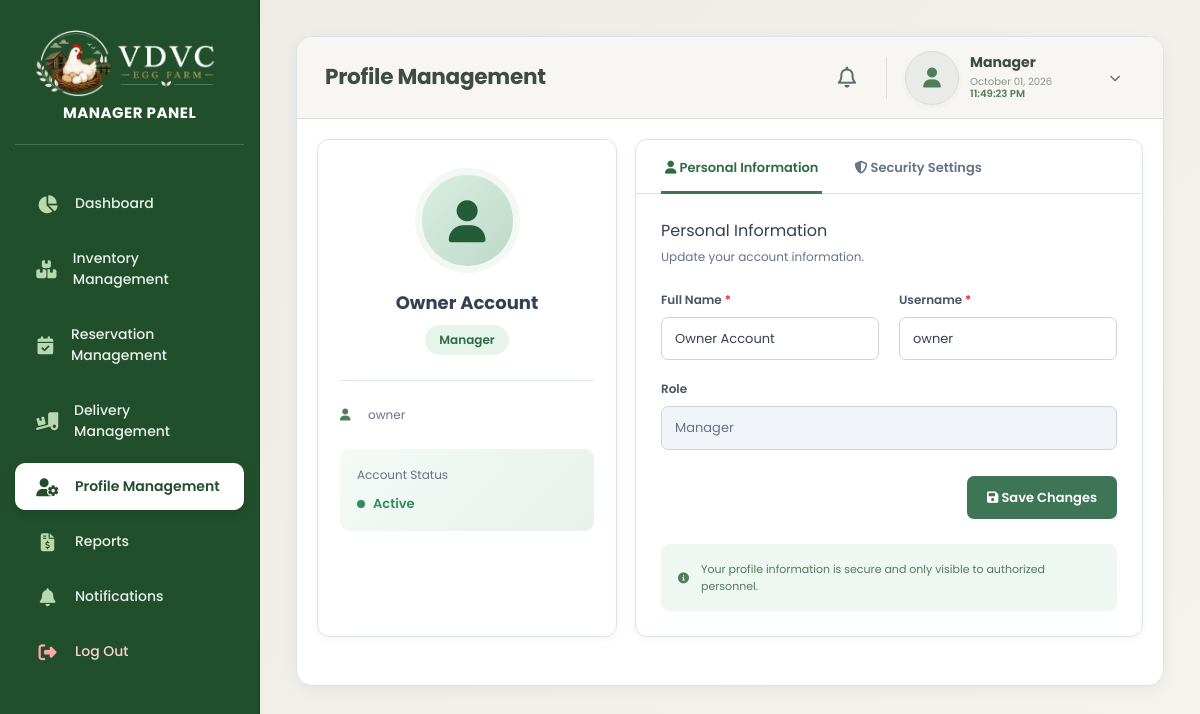
The page /manager_profile.php (signed in) on the database its author committed.
### tables this page shows
CREATE TABLE IF NOT EXISTS `users` (
  `id` int(11) NOT NULL AUTO_INCREMENT,
  `fullname` varchar(100) NOT NULL,
  `username` varchar(50) NOT NULL,
  `email` varchar(100) DEFAULT NULL,
  `phone` varchar(20) DEFAULT NULL,
  `password` varchar(255) NOT NULL,
  `role` enum('owner','manager','customer') NOT NULL,
  `status` enum('active','inactive') DEFAULT 'active',
  `created_at` timestamp NOT NULL DEFAULT CURRENT_TIMESTAMP,
  PRIMARY KEY (`id`),
  UNIQUE KEY `username` (`username`),
  UNIQUE KEY `username_2` (`username`),
  UNIQUE KEY `email` (`email`),
  UNIQUE KEY `email_2` (`email`)
);

### manager_profile.php (the view, shortened to what this page needs)
<?php
include('manager_panel.php');
include('db.php');
$user_id = $_SESSION['user_id'];
$user_sql = "
    SELECT *
    FROM users
    WHERE id = ?
    LIMIT 1
";
$user_stmt = mysqli_prepare(
    $conn,
    $user_sql
);
mysqli_stmt_bind_param(
    $user_stmt,
    "i",
    $user_id
);
mysqli_stmt_execute(
    $user_stmt
);
$user_result =
    mysqli_stmt_get_result(
        $user_stmt
    );
$user =
    mysqli_fetch_assoc(
        $user_result
    );
?>
<!DOCTYPE html>
<html lang="en">
<head>
    <script src="https://cdn.tailwindcss.com"></script>
</head>
<body class="bg-slate-100 font-sans text-gray-700 antialiased min-h-screen">
<div class="main-content">
    <div class="profile-outer-card">
<div class="profile-page-header">
    <div class="profile-header-left">
        <h1>
            Profile Management
        </h1>
    </div>
    <div class="profile-header-right">
        <div class="profile-notification-wrapper">
            <button
                type="button"
                class="profile-notification-btn"
            >
                <i class="fa-regular fa-bell"></i>
            </button>
        </div>
        <div class="profile-manager-account">
            <div class="profile-manager-avatar">
                <i class="fa-solid fa-user"></i>
            </div>
      <div class="profile-manager-info">
    <div class="profile-manager-name">
        Manager
    </div>
    <div
        class="profile-manager-date"
        id="profileHeaderDate"
    >
        <?php
        echo date('F d, Y');
        ?>
    </div>
    <div
        class="profile-manager-time"
        id="profileHeaderTime"
    >
        <?php
        echo date('h:i:s A');
        ?>
    </div>
</div>
            <div class="profile-dropdown-icon">
                <i class="fa-solid fa-chevron-down"></i>
            </div>
        </div>
    </div>
</div>
        <div class="profile-content-area">
            <div class="profile-grid">
            <div class="profile-card profile-summary">
                <div class="profile-avatar">
                    <i class="fa-solid fa-user"></i>
                </div>
                <h2>
                    <?php
                    echo htmlspecialchars(
                        $user['fullname']
                    );
                    ?>
                </h2>
                <div class="role-badge">
                    Manager
                </div>
                <hr class="profile-divider">
                <div class="profile-contact">
                    <div class="profile-contact-item">
                        <i class="fa-solid fa-user"></i>
                        <span>
                            <?php
                            echo htmlspecialchars(
                                $user['username']
                            );
                            ?>
                        </span>
                    </div>
                </div>
                <div class="account-status">
                    <div class="account-status-title">
                        Account Status
                    </div>
                    <div class="status-active">
                        <span class="status-dot"></span>
                        <?php
                        if (isset($user['status'])) {
                            echo ucfirst(
                                htmlspecialchars(
                                    $user['status']
                                )
                            );
                        } else {
                            echo "Active";
                        }
                        ?>
                    </div>
                </div>
            </div>
            <div class="profile-card profile-content">
                <div class="profile-tabs">
                    <button
                        type="button"
                        class="profile-tab active"
                        data-tab="personal"
                    >
                        <i class="fa-solid fa-user"></i>
                        Personal Information
                    </button>
                    <button
                        type="button"
                        class="profile-tab"
                        data-tab="security"
                    >
                        <i class="fa-solid fa-shield-halved"></i>
                        Security Settings
                    </button>
                </div>
                <div
                    class="tab-content active"
                    id="personal"
                >
                    <h2 class="section-title">
                        Personal Information
                    </h2>
                    <p class="section-description">
                        Update your account information.
                    </p>
                    <form
                        method="POST"
                        action=""
                    >
                        <div class="form-grid">
                            <div class="form-group">
                                <label>
                                    Full Name
                                    <span class="required">
                                        *
                                    </span>
                                </label>
                                <input
                                    type="text"
                                    name="fullname"
                                    class="form-control"
                                    required
                                    value="<?php echo htmlspecialchars($user['fullname']); ?>"
                                >
                            </div>
                            <div class="form-group">
                                <label>
                                    Username
                                    <span class="required">
                                        *
                                    </span>
                                </label>
                                <input
                                    type="text"
                                    name="username"
                                    class="form-control"
                                    required
                                    value="<?php echo htmlspecialchars($user['username']); ?>"
                                >
                            </div>
                            <div class="form-group full-width">
                                <label>
                                    Role
                                </label>
                                <input
                                    type="text"
                                    class="form-control readonly-control"
                                    readonly
                                    value="Manager"
                                >
                            </div>
                        </div>
                        <div class="form-action">
                            <button
                                type="submit"
                                name="update_profile"
                                class="save-button"
                            >
                                <i class="fa-solid fa-floppy-disk"></i>
                                Save Changes
                            </button>
                        </div>
                    </form>
                    <div class="security-box">
                        <i class="fa-solid fa-circle-info"></i>
                        Your profile information is secure and only visible to authorized personnel.
                    </div>
                </div>
            </div>
</div>
        </div>
    </div>
</div>
</body>
</html>

### manager_panel.php (style rules this page uses)
* { box-sizing: border-box; font-family: 'Poppins', sans-serif; }
.main-content { margin-left: 260px; padding: 30px; }

### rows shown on the page
users: fullname "Owner Account", username "owner", status "Active"
